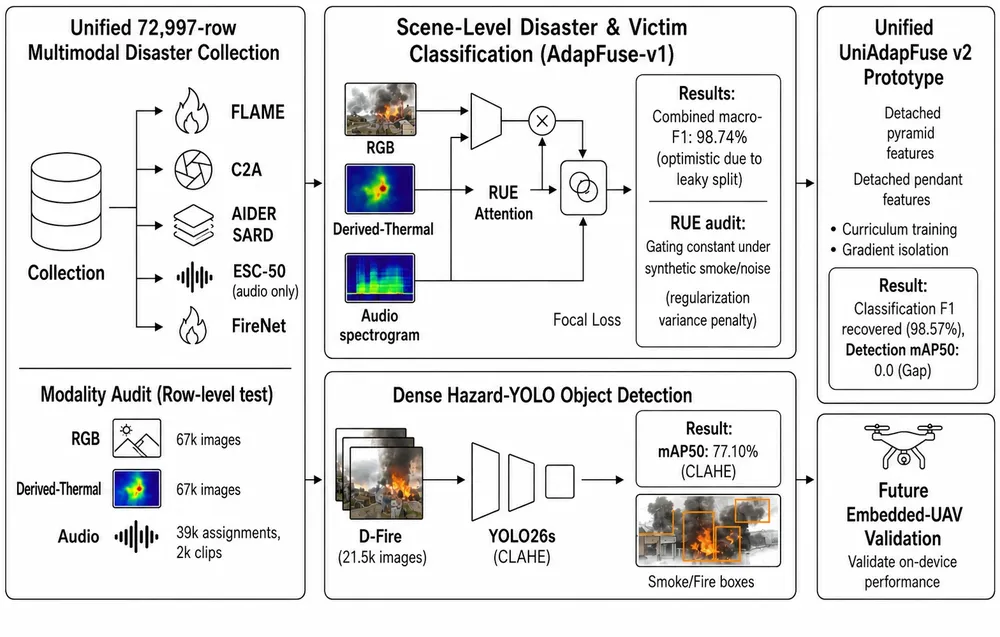
#> input picture images/generated/_source_new/1_overview.webp, 1000 x 637 px, shrunk from 1572 x 1001 before the run
$ python -i clahe.py   (imports and definitions only)
#> lines starting #> are read from the running program, lines starting #| are printed output that depends on the picture
#> further down, picture is the input picture: shape (637, 1000, 3); mean B, G, R 228.9, 228.7, 228.7
"""CLAHE preprocessing identical to adaptfuse_od/data/prepare_dfire_clahe.py (detector input only)."""

from __future__ import annotations

import cv2
import numpy as np

CLIP_LIMIT = 2.0
GRID = 8


def clahe_bgr(img: np.ndarray, clip_limit: float = CLIP_LIMIT, grid: int = GRID) -> np.ndarray:
    """CLAHE on LAB luminance, chroma untouched. A new CLAHE object per call keeps it thread-safe."""
#> called with clip_limit = 2, grid = 8
    lab = cv2.cvtColor(img, cv2.COLOR_BGR2LAB)
#> lab: shape (637, 1000, 3); mean of channels 0, 1, 2 229.8, 128.3, 127.9
    l, a, b = cv2.split(lab)
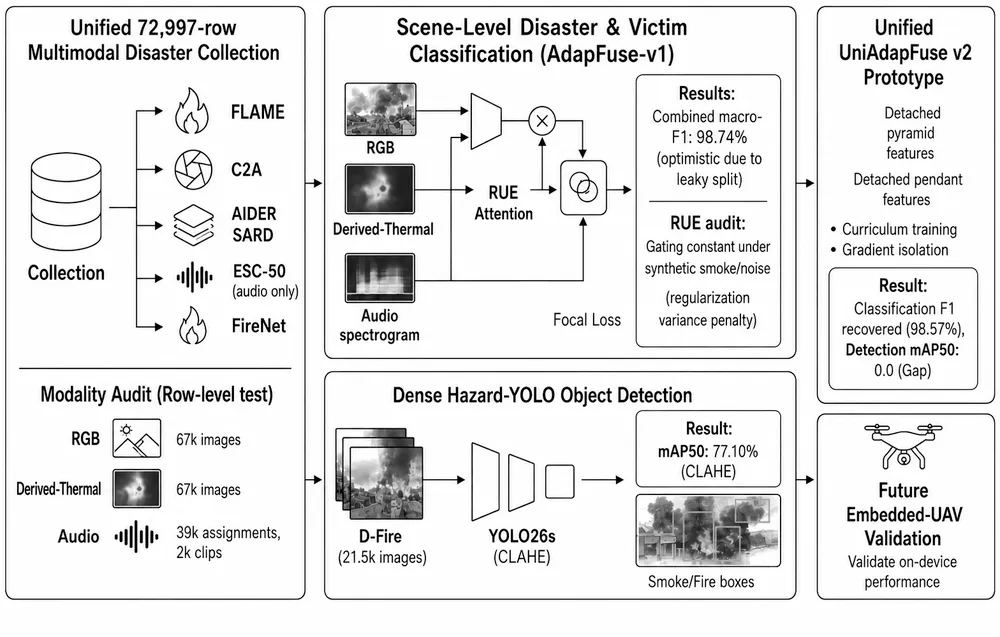
#> l: shape (637, 1000); min 0, max 255, mean 229.8
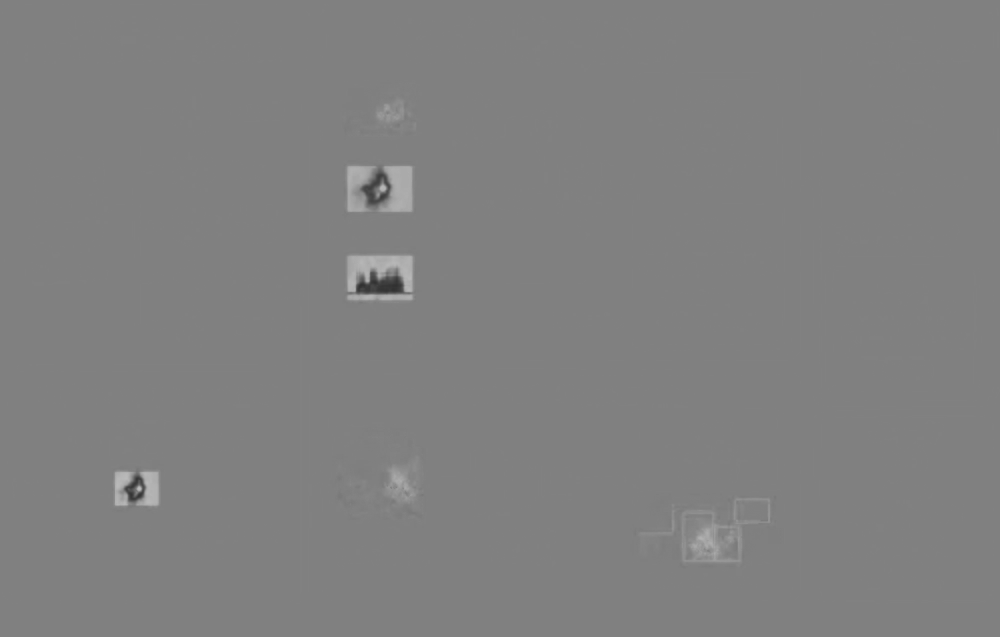
#> a: shape (637, 1000); min 49, max 190, mean 128.3
    clahe = cv2.createCLAHE(clipLimit=clip_limit, tileGridSize=(grid, grid))
    return cv2.cvtColor(cv2.merge((clahe.apply(l), a, b)), cv2.COLOR_LAB2BGR)

>>> import cv2
>>> picture = cv2.imread('../../../../images/generated/_source_new/1_overview.webp')
>>> result = clahe_bgr(picture)

$ run again, on images/generated/_source_new/4.5_design_comparison.webp
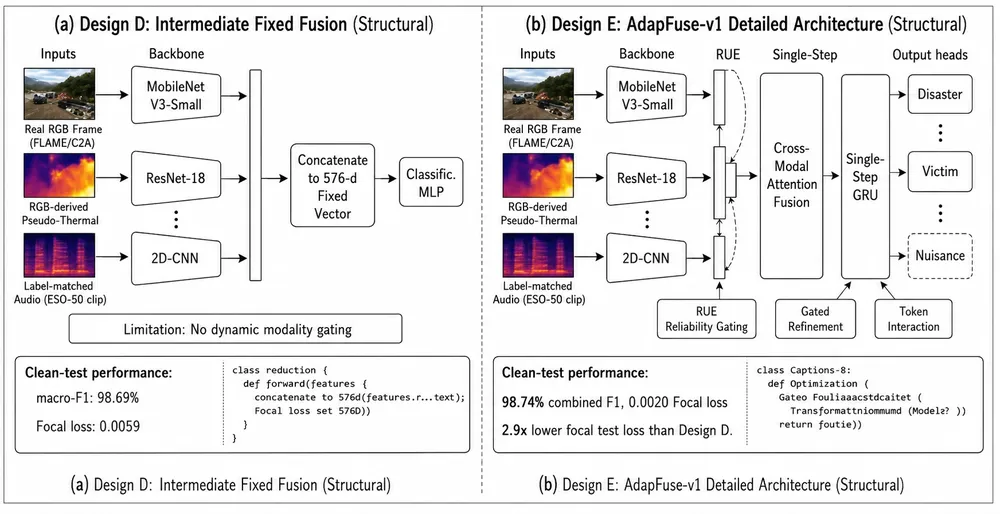
#> input picture images/generated/_source_new/4.5_design_comparison.webp, 1000 x 514 px, shrunk from 1748 x 899 before the run
#> picture is the input picture: shape (514, 1000, 3); mean B, G, R 231.6, 230.8, 232.6
#> lab: shape (514, 1000, 3); mean of channels 0, 1, 2 232.5, 129, 127.9
#> in clahe_bgr, `l, a, b = cv2.split(lab)`:
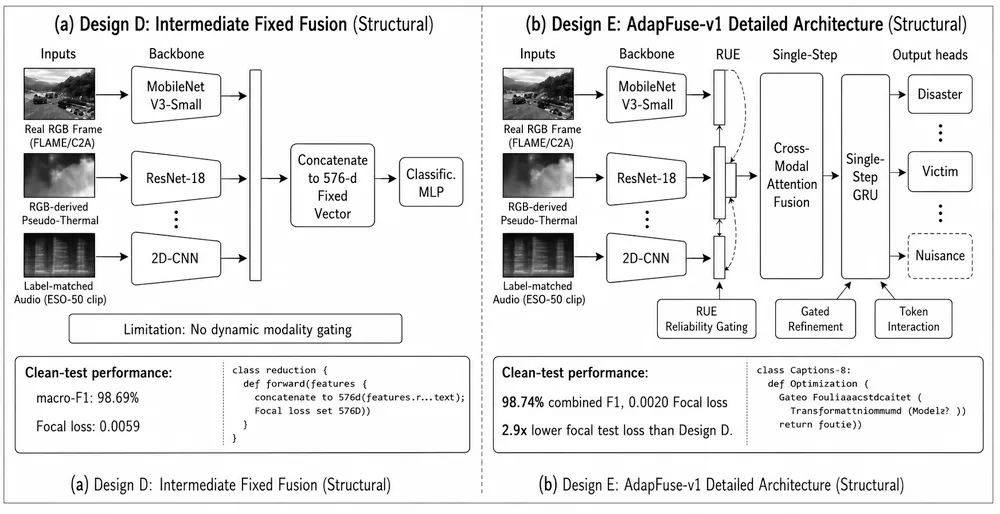
#> l: shape (514, 1000); min 0, max 255, mean 232.5
#> in clahe_bgr, `l, a, b = cv2.split(lab)`:
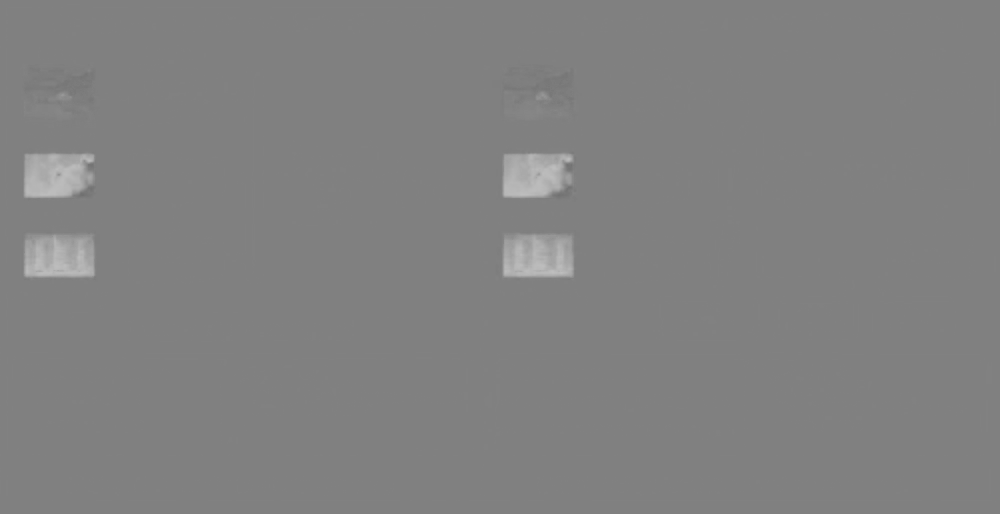
#> a: shape (514, 1000); min 112, max 190, mean 129

$ run again, on images/generated/_source_new/4.6_provenance.webp
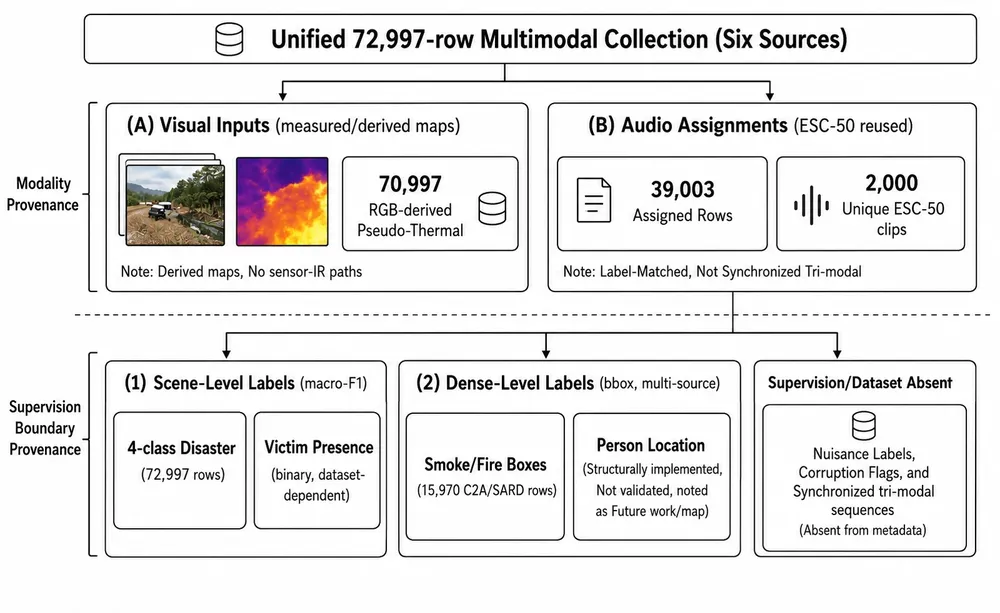
#> input picture images/generated/_source_new/4.6_provenance.webp, 1000 x 613 px, shrunk from 1602 x 982 before the run
#> picture is the input picture: shape (613, 1000, 3); mean B, G, R 231, 231.2, 232.5
#> lab: shape (613, 1000, 3); mean of channels 0, 1, 2 232.4, 128.5, 128.3
#> in clahe_bgr, `l, a, b = cv2.split(lab)`:
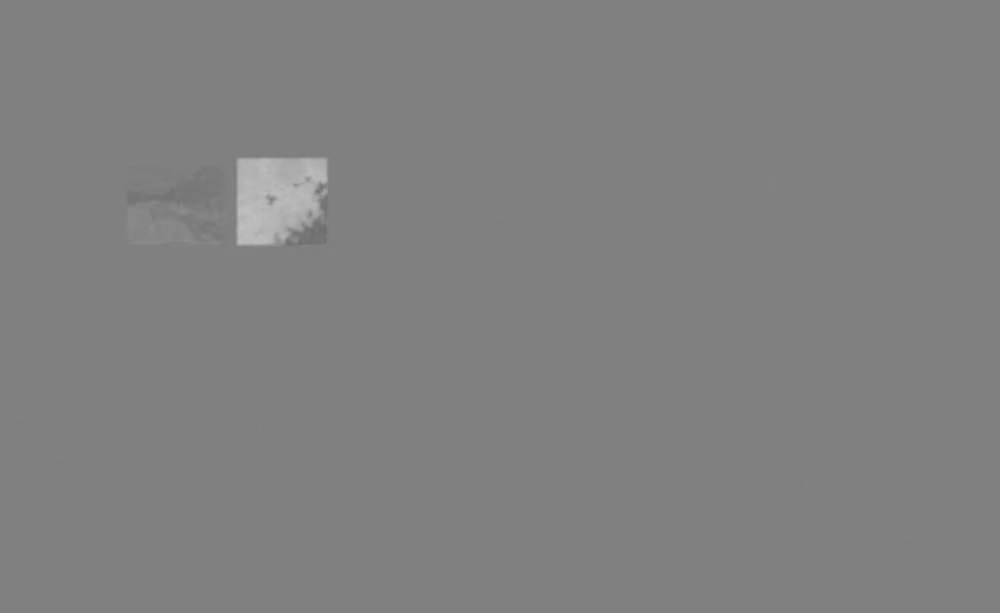
#> a: shape (613, 1000); min 110, max 192, mean 128.5

$ run again, on images/generated/_source_new/4.1_source_unpatched.png
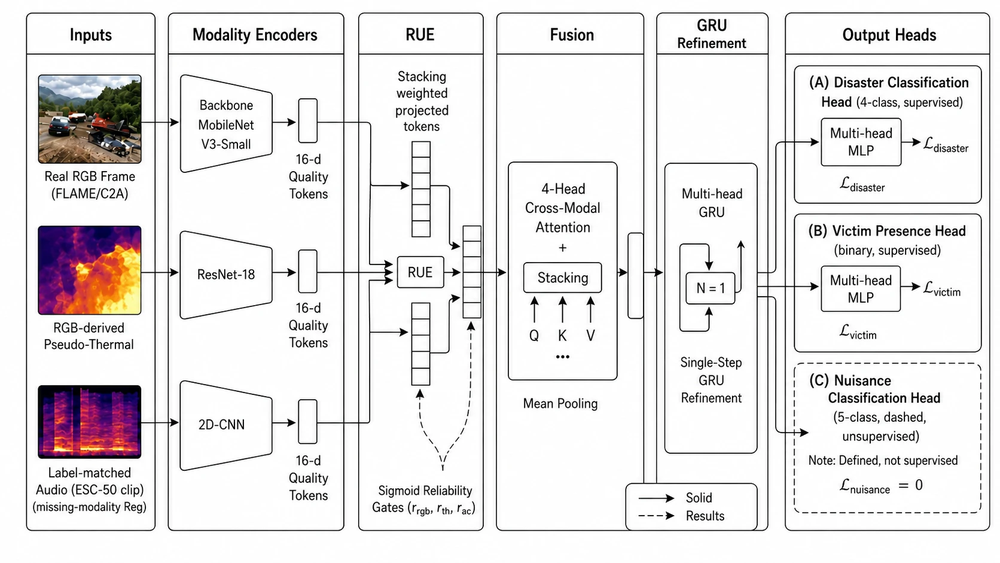
#> input picture images/generated/_source_new/4.1_source_unpatched.png, 1000 x 563 px, shrunk from 1672 x 941 before the run
#> picture is the input picture: shape (563, 1000, 3); mean B, G, R 230.5, 229.8, 232.1
#> lab: shape (563, 1000, 3); mean of channels 0, 1, 2 231.7, 129.1, 128.1
#> in clahe_bgr, `l, a, b = cv2.split(lab)`:
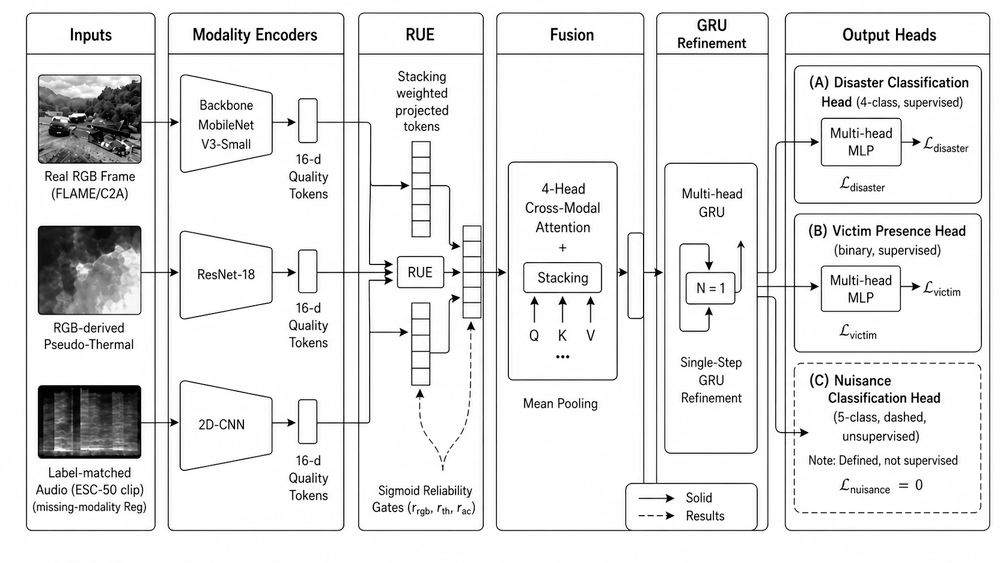
#> l: shape (563, 1000); min 0, max 255, mean 231.7
#> in clahe_bgr, `l, a, b = cv2.split(lab)`:
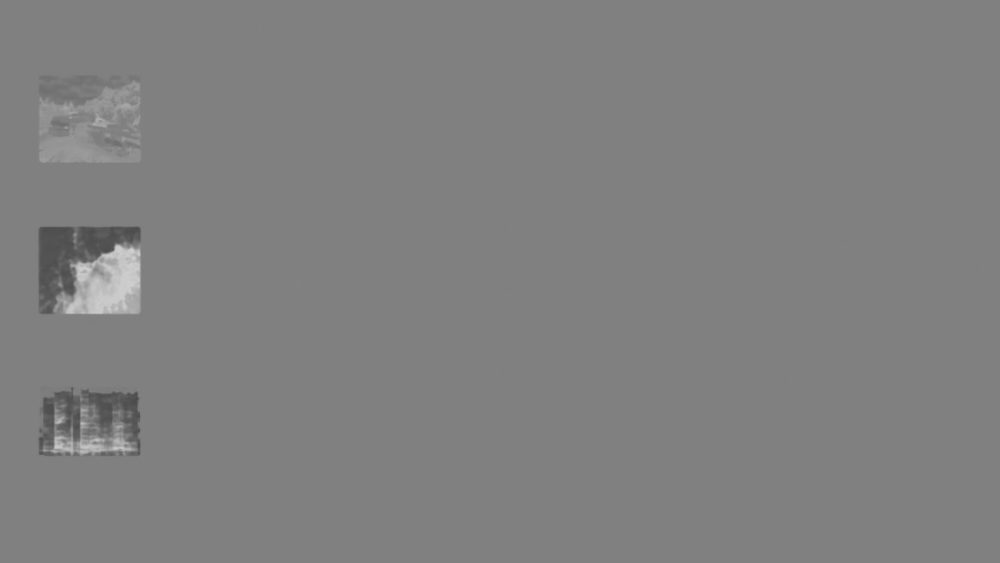
#> b: shape (563, 1000); min 75, max 209, mean 128.1
